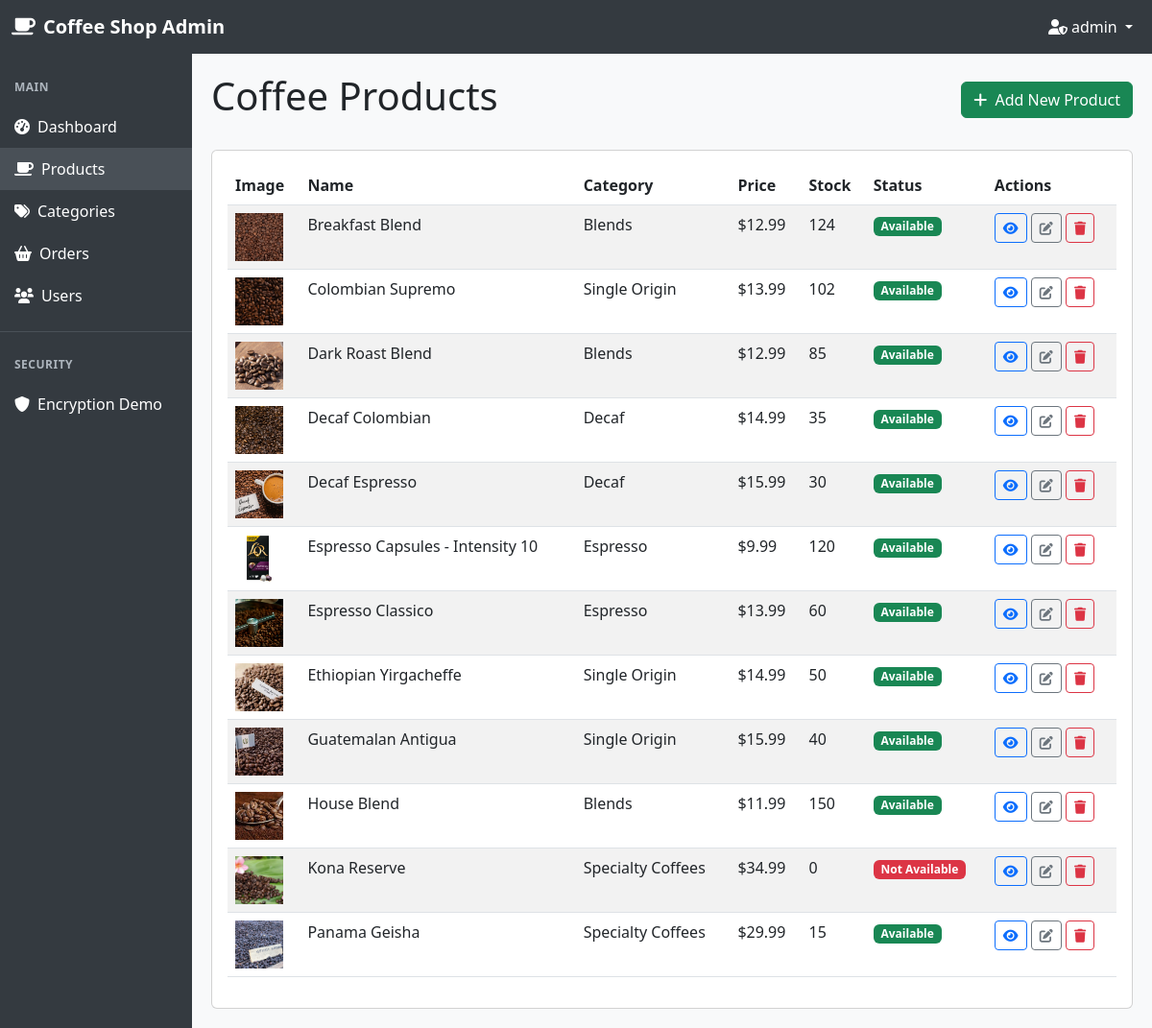
The page /admin-dashboard/products/ (signed in) on the database its author committed.
### store/models.py (models this page shows, shortened)
class Product(models.Model):
    ROAST_CHOICES = [
        ('light', 'Light Roast'),
        ('medium', 'Medium Roast'),
        ('dark', 'Dark Roast'),
        ('espresso', 'Espresso Roast'),
    ]
    FORMAT_CHOICES = [
        ('whole_bean', 'Whole Bean'),
        ('ground', 'Ground'),
        ('capsule', 'Capsules'),
    ]
    name = models.CharField(max_length=200)
    category = models.ForeignKey(Category, on_delete=models.CASCADE, related_name='products')
    description = models.TextField(max_length=2000)
    price = models.DecimalField(max_digits=8, decimal_places=2)
    stock = models.IntegerField(default=0)
    image = models.ImageField(
        upload_to=product_image_path,
        blank=True,
        null=True,
        validators=[validate_image],
        help_text="Upload product image (max 5MB, JPG/PNG/GIF only)"
    )
    roast_level = models.CharField(max_length=20, choices=ROAST_CHOICES)
    origin = models.CharField(max_length=100)
    format = models.CharField(max_length=20, choices=FORMAT_CHOICES)
    weight = models.IntegerField(help_text="Weight in grams")
    created_at = models.DateTimeField(auto_now_add=True)
    updated_at = models.DateTimeField(auto_now=True)
    is_available = models.BooleanField(default=True)
    class Meta:
        ordering = ['name']

class Category(models.Model):
    name = models.CharField(max_length=200, unique=True)
    description = models.TextField(blank=True, max_length=1000)
    class Meta:
        verbose_name_plural = 'Categories'
        ordering = ['name']

### store/views.py (the view)
    def _wrapped_view(request, *args, **kwargs):
        if not request.user.is_authenticated or not request.user.is_staff:
            logger.warning(f"Acceso no autorizado al admin desde IP: {request.META.get('REMOTE_ADDR')}")
            raise PermissionDenied("Access denied")
        return view_func(request, *args, **kwargs)

### store/views.py (called while the page is built)
def admin_required(view_func):
    def _wrapped_view(request, *args, **kwargs):
        if not request.user.is_authenticated or not request.user.is_staff:
            logger.warning(f"Acceso no autorizado al admin desde IP: {request.META.get('REMOTE_ADDR')}")
            raise PermissionDenied("Access denied")
        return view_func(request, *args, **kwargs)
    return _wrapped_view

@admin_required
def product_list(request):
    products = Product.objects.all()
    return render(request, 'store/dashboard/product_list.html', {'products': products})

### store/templates/store/dashboard/product_list.html (shortened to what this page needs)
{% extends 'store/dashboard/admin_base.html' %}
{% load static %}
{% block content %}
<div class="d-flex justify-content-between align-items-center mb-4">
    <h1>Coffee Products</h1>
    <a href="{% url 'product_create' %}" class="btn btn-success">
        <i class="fas fa-plus me-1"></i> Add New Product
    </a>
</div>
<div class="card">
    <div class="card-body">
        <div class="table-responsive">
            <table class="table table-striped">
                <thead>
                    <tr>
                        <th>Image</th>
                        <th>Name</th>
                        <th>Category</th>
                        <th>Price</th>
                        <th>Stock</th>
                        <th>Status</th>
                        <th>Actions</th>
                    </tr>
                </thead>
                <tbody>
                    {% for product in products %}
                        <tr>
                            <td>
                                {% if product.image %}
                                    <img src="{{ product.image.url }}" alt="{{ product.name }}" style="width: 50px; height: 50px; object-fit: cover;">
                                {% else %}
                                    <div class="bg-secondary text-white d-flex align-items-center justify-content-center" style="width: 50px; height: 50px;">
                                        <i class="fas fa-coffee"></i>
                                    </div>
                                {% endif %}
                            </td>
                            <td>{{ product.name }}</td>
                            <td>{{ product.category.name }}</td>
                            <td>${{ product.price }}</td>
                            <td>{{ product.stock }}</td>
                            <td>
                                {% if product.is_available %}
                                    <span class="badge bg-success">Available</span>
                                {% else %}
                                    <span class="badge bg-danger">Not Available</span>
                                {% endif %}
                            </td>
                            <td>
                                <a href="{% url 'product_detail' product.id %}" class="btn btn-sm btn-outline-primary">
                                    <i class="fas fa-eye"></i>
                                </a>
                                <a href="{% url 'product_update' product.id %}" class="btn btn-sm btn-outline-secondary">
                                    <i class="fas fa-edit"></i>
                                </a>
                                <a href="{% url 'product_delete' product.id %}" class="btn btn-sm btn-outline-danger">
                                    <i class="fas fa-trash"></i>
                                </a>
                            </td>
                        </tr>
                    {% empty %}
                        <tr>
                            <td colspan="7" class="text-center">No products available yet.</td>
                        </tr>
                    {% endfor %}
                </tbody>
            </table>
        </div>
    </div>
</div>
{% endblock %}

### store/templates/store/dashboard/admin_base.html (shortened to what this page needs)
<!DOCTYPE html>
{% load static %}
<html lang="en">
<head>
    <link href="https://cdn.jsdelivr.net/npm/bootstrap@5.3.0-alpha1/dist/css/bootstrap.min.css" rel="stylesheet">
    <link rel="stylesheet" href="https://cdnjs.cloudflare.com/ajax/libs/font-awesome/6.0.0/css/all.min.css">
</head>
<body>
    <nav class="navbar navbar-expand-lg navbar-dark">
        <div class="container-fluid">
            <a class="navbar-brand" href="{% url 'dashboard' %}">
                <i class="fas fa-coffee me-2"></i>Coffee Shop Admin
            </a>
            <div class="collapse navbar-collapse" id="navbarNav">
                <ul class="navbar-nav ms-auto">
                    <li class="nav-item dropdown">
                        <a class="nav-link dropdown-toggle" href="#" id="navbarDropdown" role="button" data-bs-toggle="dropdown">
                            <i class="fas fa-user-shield me-1"></i>{{ user.first_name|default:user.username }}
                        </a>
                    </li>
                </ul>
            </div>
        </div>
    </nav>
    <div class="container-fluid">
        <div class="row">
            <div class="col-md-2 p-0 sidebar">
                <div class="mt-3">
                    <div class="sidebar-section-title">Main</div>
                    <a href="{% url 'dashboard' %}" class="{% if request.path == '/admin-dashboard/' %}active{% endif %}">
                        <i class="fas fa-tachometer-alt me-2"></i>Dashboard
                    </a>
                    <a href="{% url 'product_list' %}" class="{% if '/admin-dashboard/products/' in request.path %}active{% endif %}">
                        <i class="fas fa-coffee me-2"></i>Products
                    </a>
                    <a href="{% url 'category_list' %}" class="{% if '/admin-dashboard/categories/' in request.path %}active{% endif %}">
                        <i class="fas fa-tags me-2"></i>Categories
                    </a>
                    <a href="{% url 'order_list' %}" class="{% if '/admin-dashboard/orders/' in request.path %}active{% endif %}">
                        <i class="fas fa-shopping-basket me-2"></i>Orders
                    </a>
                    <a href="{% url 'user_list' %}" class="{% if '/admin-dashboard/users/' in request.path %}active{% endif %}">
                        <i class="fas fa-users me-2"></i>Users
                    </a>
                    <div class="sidebar-divider"></div>
                    <div class="sidebar-section-title">Security</div>
                    <a href="{% url 'encryption_demo' %}" class="{% if request.path == '/encryption-demo/' %}active{% endif %}">
                        <i class="fas fa-shield-alt me-2"></i>Encryption Demo
                    </a>
                </div>
            </div>
            <div class="col-md-10 content">
                {% block content %}
                {% endblock %}
            </div>
        </div>
    </div>
</body>
</html>

### store/templates/store/dashboard/admin_base.html (style rules this page uses)
body { background-color: #f8f9fa; font-family: 'Segoe UI', Tahoma, Geneva, Verdana, sans-serif; }
.navbar { background-color: #343a40 !important; }
.navbar-brand, .nav-link { color: #ffffff !important; }
.navbar-brand { font-weight: bold; }
.sidebar { background-color: #343a40; color: #ffffff; min-height: calc(100vh - 56px); }
.sidebar a { color: #ffffff; text-decoration: none; padding: 10px 15px; display: block; }
.active { background-color: #495057; }
.content { padding: 20px; }
.sidebar-divider { border-top: 1px solid #495057; margin: 15px 0; }
.sidebar-section-title { padding: 10px 15px; font-size: 0.75rem; text-transform: uppercase; color: #adb5bd; font-weight: 600; letter-spacing: 0.5px; }

### rows shown on the page
Product: image (picture), name "Breakfast Blend", category.name "Blends", price "12.99", stock "124", is_available "Available"
Product: image (picture), name "Colombian Supremo", category.name "Single Origin", price "13.99", stock "102", is_available "Available"
Product: image (picture), name "Dark Roast Blend", category.name "Blends", price "12.99", stock "85", is_available "Available"
Product: image (picture), name "Decaf Colombian", category.name "Decaf", price "14.99", stock "35", is_available "Available"
Product: image (picture), name "Decaf Espresso", category.name "Decaf", price "15.99", stock "30", is_available "Available"
Product: image (picture), name "Espresso Capsules - Intensity 10", category.name "Espresso", price "9.99", stock "120", is_available "Available"
Product: image (picture), name "Espresso Classico", category.name "Espresso", price "13.99", stock "60", is_available "Available"
Product: image (picture), name "Ethiopian Yirgacheffe", category.name "Single Origin", price "14.99", stock "50", is_available "Available"
Product: image (picture), name "Guatemalan Antigua", category.name "Single Origin", price "15.99", stock "40", is_available "Available"
Product: image (picture), name "House Blend", category.name "Blends", price "11.99", stock "150", is_available "Available"
Product: image (picture), name "Kona Reserve", category.name "Specialty Coffees", price "34.99", stock "0", is_available "Not Available"
Product: image (picture), name "Panama Geisha", category.name "Specialty Coffees", price "29.99", stock "15", is_available "Available"

### other values the page prints
{{ user.first_name|default:user.username }} "admin"
